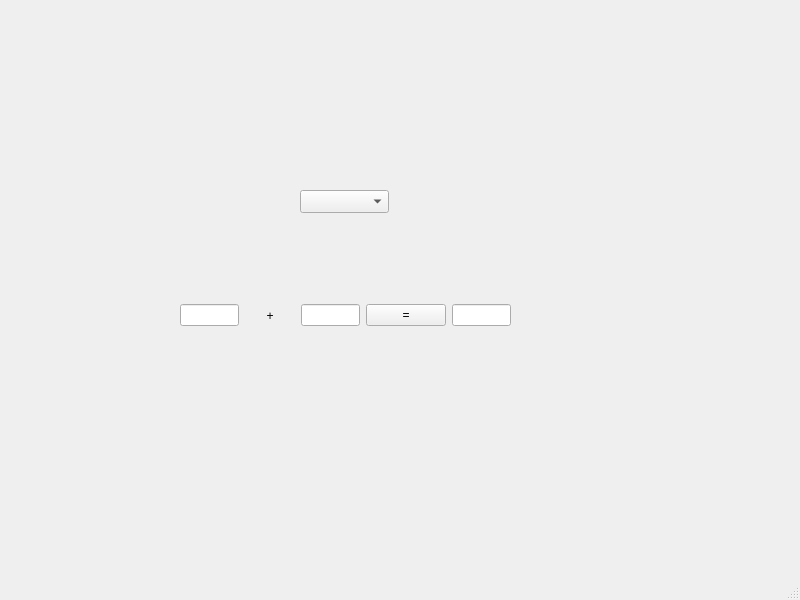
<?xml version="1.0" encoding="UTF-8"?>
<ui version="4.0">
 <class>MainWindow</class>
 <widget class="QMainWindow" name="MainWindow">
  <property name="geometry">
   <rect>
    <x>0</x>
    <y>0</y>
    <width>800</width>
    <height>600</height>
   </rect>
  </property>
  <property name="windowTitle">
   <string>MainWindow</string>
  </property>
  <widget class="QWidget" name="centralwidget">
   <widget class="QComboBox" name="calType">
    <property name="geometry">
     <rect>
      <x>300</x>
      <y>190</y>
      <width>89</width>
      <height>23</height>
     </rect>
    </property>
   </widget>
   <widget class="QWidget" name="horizontalLayoutWidget">
    <property name="geometry">
     <rect>
      <x>180</x>
      <y>250</y>
      <width>331</width>
      <height>131</height>
     </rect>
    </property>
    <layout class="QHBoxLayout" name="horizontalLayout">
     <item>
      <widget class="QLineEdit" name="lineEdit"/>
     </item>
     <item>
      <widget class="QLabel" name="label_op">
       <property name="sizePolicy">
        <sizepolicy hsizetype="Minimum" vsizetype="Preferred">
         <horstretch>0</horstretch>
         <verstretch>0</verstretch>
        </sizepolicy>
       </property>
       <property name="minimumSize">
        <size>
         <width>50</width>
         <height>0</height>
        </size>
       </property>
       <property name="layoutDirection">
        <enum>Qt::LeftToRight</enum>
       </property>
       <property name="text">
        <string>+</string>
       </property>
       <property name="alignment">
        <set>Qt::AlignCenter</set>
       </property>
      </widget>
     </item>
     <item>
      <widget class="QLineEdit" name="lineEdit_2"/>
     </item>
     <item>
      <widget class="QPushButton" name="pushButton_equal">
       <property name="sizePolicy">
        <sizepolicy hsizetype="Fixed" vsizetype="Fixed">
         <horstretch>10</horstretch>
         <verstretch>0</verstretch>
        </sizepolicy>
       </property>
       <property name="text">
        <string>=</string>
       </property>
      </widget>
     </item>
     <item>
      <widget class="QLineEdit" name="result">
       <property name="readOnly">
        <bool>true</bool>
       </property>
      </widget>
     </item>
    </layout>
   </widget>
  </widget>
  <widget class="QMenuBar" name="menubar">
   <property name="geometry">
    <rect>
     <x>0</x>
     <y>0</y>
     <width>800</width>
     <height>25</height>
    </rect>
   </property>
  </widget>
  <widget class="QStatusBar" name="statusbar"/>
 </widget>
 <resources/>
 <connections/>
</ui>
